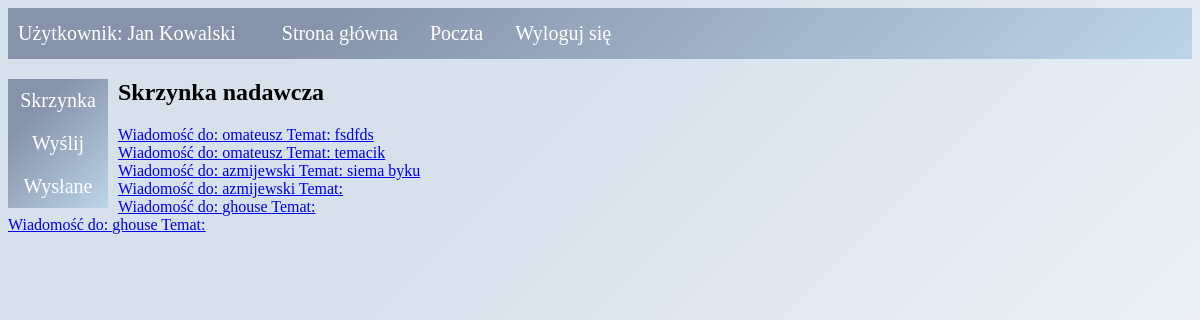
/wyslane.php (signed in), run on the app's committed database.
### tables this page shows
CREATE TABLE `wiadomosci` (
  `id_wiadomosci` int(11) NOT NULL,
  `temat` varchar(50) NOT NULL,
  `tresc` varchar(1000) NOT NULL,
  `od` varchar(30) NOT NULL,
  `do` varchar(30) NOT NULL,
  `status` int(1) NOT NULL
);

### wyslane.php (the view, shortened to what this page needs)
<!DOCTYPE HTML>
<html lang="pl">
<head>
    <link rel="stylesheet" href="style.css">
</head>
<body>
 <ul id="menu">
     <li id="powitanie"><?php
	echo "Użytkownik: ".$_SESSION['imie']. ' '.$_SESSION['nazwisko'];
?></li>
     <li><a <?php if($_SESSION['typ_prac'] == 'rejestrator'){
			echo 'href="szpital.php"';
		}
		elseif($_SESSION['typ_prac'] == 'lekarz'){
			echo 'href="panel.php"';
        }
        elseif($_SESSION['typ_prac'] == 'admin'){
            echo 'href="admin.php"';
		}?>>Strona główna</a></li>
     <li><a href="poczta.php">Poczta</a></li>
     <li><a href="logout.php">Wyloguj się</a></li>
</ul>
 <div class="vertical-menu">
  <a href="poczta.php">Skrzynka</a>
  <a href="wyslij.php">Wyślij</a>
  <a href="#">Wysłane</a>
</div>
    <h2>Skrzynka nadawcza</h2>
<?php
    $login = $_SESSION['login'];
    require_once "connect.php";
    $conn = @new mysqli($host, $db_user, $db_password, $db_name);
    $sql = "SELECT * FROM wiadomosci WHERE od = '" .$login."' ORDER BY id_wiadomosci DESC";
    $result = mysqli_query($conn, $sql);
    if (mysqli_num_rows($result) > 0){
        while($row = mysqli_fetch_array($result)){
    ?>
    <a href="przeczytaj.php?id_wiadomosci=<?php echo $row['id_wiadomosci']; ?>">Wiadomość do: <?php echo $row['do']; ?> Temat: <?php echo $row['temat']; ?></a><br>
    <?php
        }
    }
    ?>
</body>
</html>

### style.css (style rules this page uses)
body { background-color: #ffffff; background-image: linear-gradient(315deg, #ffffff 0%, #d7e1ec 74%); background-size: 100% 100vw; }
#menu { list-style-type: none; margin: 0; padding: 0; overflow: hidden; background-color: #bdd4e7; background-image: linear-gradient(315deg, #bdd4e7 0%, #8693ab 74%); margin-bottom: 20px; }
li { float: left }
#powitanie { font-size: 20px; display: block; color: white; text-align: center; margin-left: 10px; margin-right: 30px; margin-top: 14px; text-decoration: none; }
li a { font-size: 20px; display: block; color: white; text-align: center; text-decoration: none; padding: 14px 16px; transition-duration: 0.4s; }
.vertical-menu { width: 100px; float: left; margin-right: 10px; background-color: #bdd4e7; background-image: linear-gradient(315deg, #bdd4e7 0%, #8693ab 74%); }
.vertical-menu a { font-size: 20px; display: block; color: white; text-align: center; text-decoration: none; padding: 10px; transition-duration: 0.4s; }

### data on the page
wiadomosci: do "omateusz", temat "fsdfds"
wiadomosci: do "omateusz", temat "temacik"
wiadomosci: do "azmijewski", temat "siema byku"
wiadomosci: do "azmijewski"
wiadomosci: do "ghouse"
wiadomosci: do "ghouse"

### other printed values
$_SESSION['imie'] "Jan"
$_SESSION['nazwisko'] "Kowalski"
